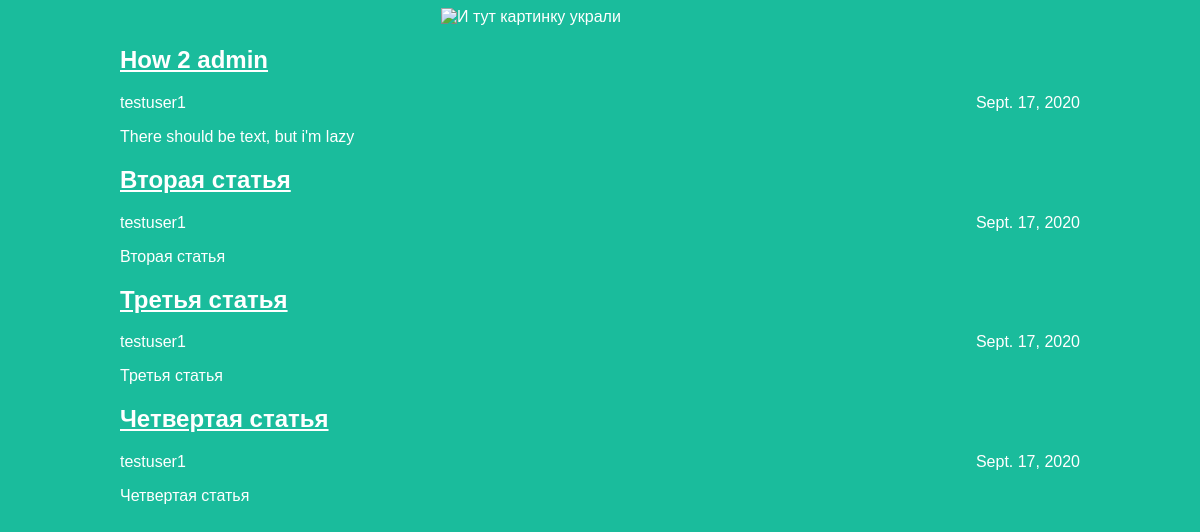
The page / on the database its author committed.
### blog/articles/models.py (models this page shows, shortened)
class Article(models.Model):
    title = models.CharField(max_length=200)
    author = models.ForeignKey(User, on_delete=models.CASCADE)
    text = models.TextField()
    created_date = models.DateField(auto_now_add=True)
    def get_excerpt(self):
        return self.text[:140] + "..." if len(self.text) > 140 else self.text

### blog/articles/views.py (the view)
# urls.py: path('', views.archive, name='Archive'),
def archive(request):
    return render(request, 'Templates/archive.html', {"posts": Article.objects.all()})

### blog/articles/Templates/archive.html (shortened to what this page needs)
<!DOCTYPE html>
<html lang="en">
<head>
    <link rel="stylesheet" href="{{ STATIC_URL }}/static/css/articles.css">
</head>
<body class = "archive_b">
    <div class="header">
        <img src = "{{ STATIC_URL }}img/image.png" alt="И тут картинку украли">
    </div>
    <div class="archive">
        {% for post in posts %}
        <div class="one-post">
            <h2 class="post-title"><a href="article/{{post.id}}">{{ post.title }}</a></h2>
            <div class="article-info">
                <div class="article-author">{{ post.author.username }}</div>
                <div class="article-created-date">{{ post.created_date }}</div>
            </div>
            <p class="article-text">{{ post.get_excerpt }}</p>
        {% endfor %}
        </div>
    </div>
</body>
</html>

### blog/articles/static/css/articles.css (style rules this page uses)
body { background: #1abc9c; font-family: Tahoma, Arial, sans-serif; color: #ffffff; }
.header img { display: block; width: 318px; margin-left: auto; margin-right: auto; }
.archive_b { width: 960px; margin-left: auto; margin-right: auto; }
.post-title a,.return a { color: #ffffff; }
.article-author { width: 50%; float: left; }
.article-created-date { text-align: right; }

### rows shown on the page
Article: title "How 2 admin", author.username "testuser1", created_date "Sept. 17, 2020", get_excerpt "There should be text, but i'm lazy"
Article: title "Вторая статья", author.username "testuser1", created_date "Sept. 17, 2020", get_excerpt "Вторая статья"
Article: title "Третья статья", author.username "testuser1", created_date "Sept. 17, 2020", get_excerpt "Третья статья"
Article: title "Четвертая статья", author.username "testuser1", created_date "Sept. 17, 2020", get_excerpt "Четвертая статья"
